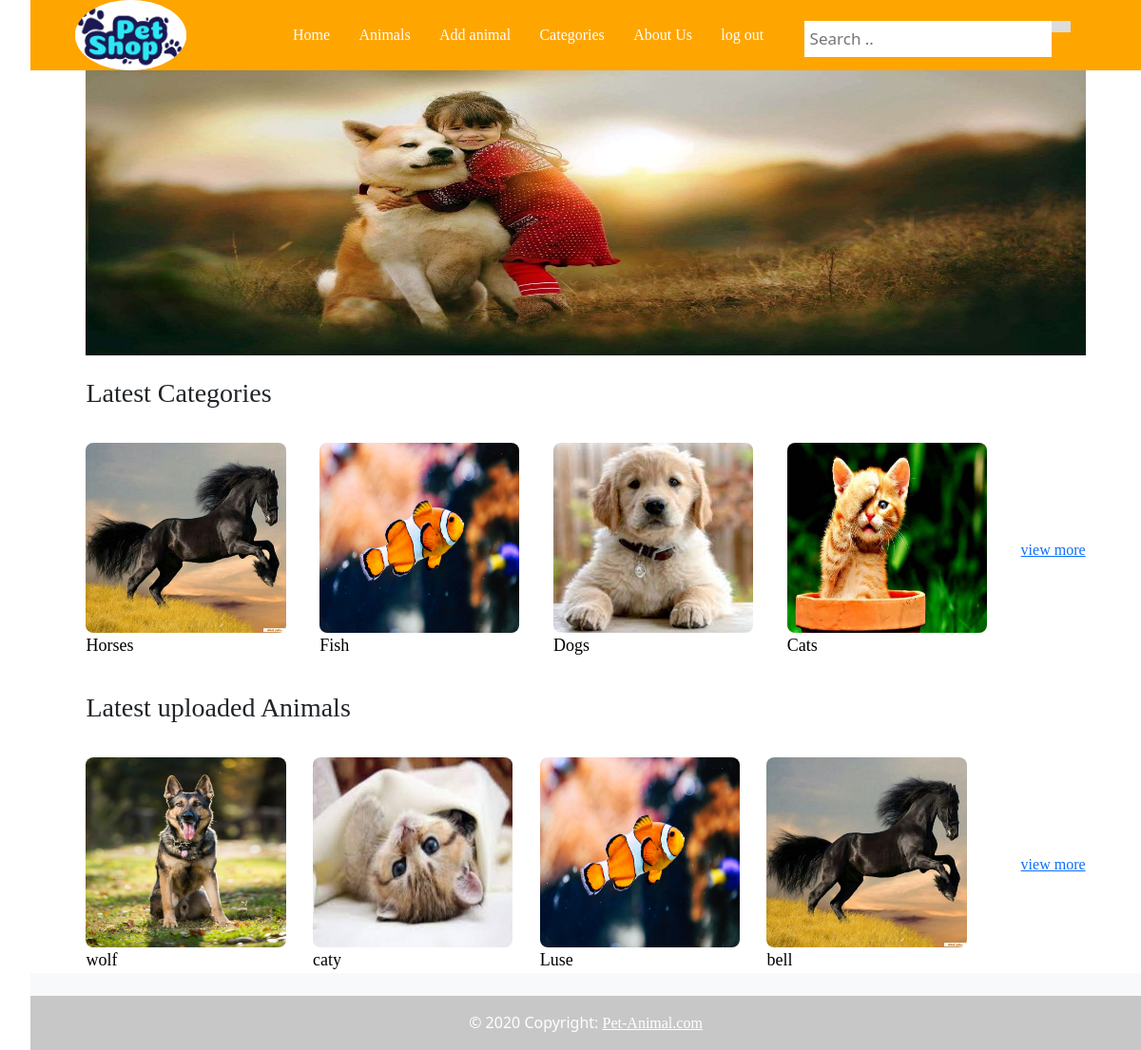
The page /mainPage (signed in) on the database as committed earlier.
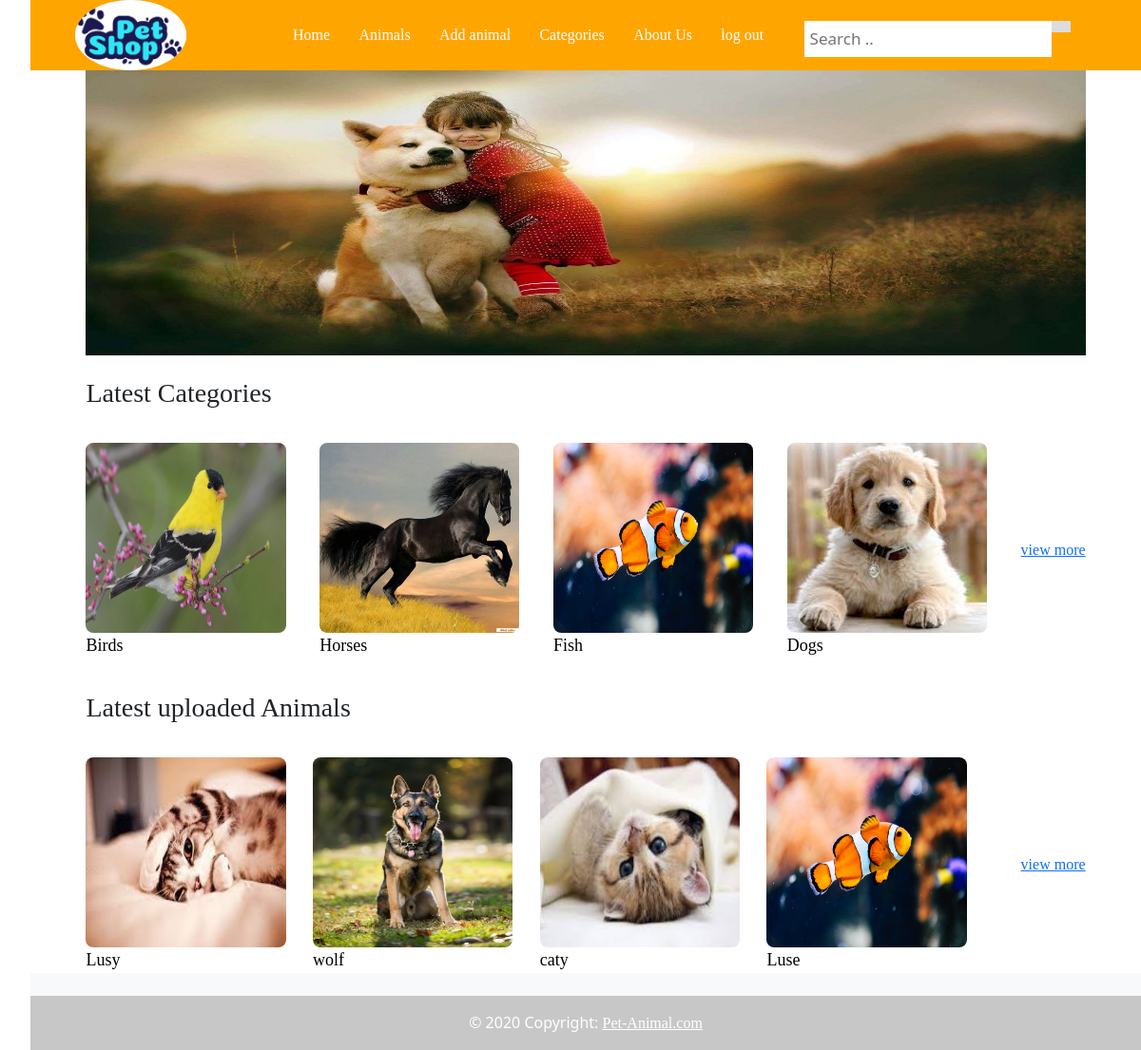
The same page on the database as committed later.
### user/models.py (models this page shows, shortened)
class Category(models.Model):
    name=models.CharField(max_length=200)
    created_at=models.DateTimeField(auto_now_add=True)
    updated_at=models.DateTimeField(auto_now=True)

class Animal(models.Model):
    animal_name=models.CharField(max_length=200)
    description=models.TextField()
    price=models.IntegerField()
    age=models.FloatField()
    image=models.ImageField(upload_to='Media', blank=True)
    isDelete=models.BooleanField()
    isAccepted=models.BooleanField()
    added_by=models.ForeignKey(User,related_name='added_animals', on_delete=models.CASCADE)
    category=models.ForeignKey(Category,related_name='animals_in_this_category', on_delete=models.CASCADE)
    created_at=models.DateTimeField(auto_now_add=True)
    updated_at=models.DateTimeField(auto_now=True)
    objects=CUserManager()

### user/views.py (the view)
# urls.py: path('mainPage',  views.openMainPage),
def openMainPage(request):
    context={
        'user': User.objects.get(id=request.session['id']),
        'admin': User.objects.get(rule_type=1),
        'lastcategories':models.getLastCategories(),
        'lastAnimals':models.getlastAnimals(),
    }
    return render (request, 'mainPage.html',context)

### user/models.py (called while the page is built)
def getLastCategories():
    last_four = Category.objects.all().order_by('-id')[:4]
    return last_four

### user/templates/mainPage.html (shortened to what this page needs)
<!DOCTYPE html>
<html lang="en">
<head>
    {% load static %}
    <link rel="stylesheet" href="{% static 'css/mainPage.css' %}">
    <link href="https://cdn.jsdelivr.net/npm/bootstrap@5.1.3/dist/css/bootstrap.min.css" rel="stylesheet">
  </head>
<body>
  <ul id="search-results">
    <header>
        <div class="image-container">
            <img src="static/image/LOGO.png"  alt="">
        </div>
        <ul class="nav" style="width: 45%;">
            <li class="nav-item">
              <a  aria-current="page" href="/mainPage">Home</a>
            </li>
            <li class="nav-item">
              <a  href="/showAllAnimals">Animals</a>
            </li>
            <li class="nav-item">
              <a href="/addAnimalPage">Add animal</a>
            </li>
            <li class="nav-item">
              <a href="/allCategories">Categories</a>
            </li>
            <li class="nav-item">
                <a href="/aboutUs">About Us</a>
              </li>
             <li class="nav-item">
              <a href="/">log out </a>
            </li>
          </ul>
        <div class="search-container">
                <div class="input-box">
                    <input type="text" id="search" placeholder="Search .. " required>
                    <button id="search1"></button>
                  </div>
          </div>
    </header>
{% if count > 0 %}
    <ul class="statuss">
        {% for animal in statuss %}
        <div class="animal">
          <a href="/showAnimalInfo/{{animal.id}}"><img src="/Media/{{animal.image}}" style="height:300px ;" alt=""></a>
            <span>{{animal.animal_name}}</span>
        </div>
        {% endfor %}
    </ul>
{% else %}
<div class="img-container">
  <img src="static/image/back2.jpg" alt="" style="height: 300px;">
</div>
<h3>Latest Categories</h3>
<section class="categories">
  {% for category in lastcategories%}
  <div class="category">
      <img src="static/image/cat{{category.id}}.jpg" style="height: 200px;" alt="">
      <span>{{category.name}}</span>
  </div>
  {%endfor%}
  <a href="/allCategories">view more</a>
</section>
<h3>Latest uploaded Animals</h3>
<section class="animals">
  {% for animal in lastAnimals%}
  <div class="animal">
    <a href="/showAnimalInfo/{{animal.id}}"><img src="/Media/{{animal.image}}" style="height:200px ;" alt=""></a>
      <span>{{animal.animal_name}}</span>
  </div>
  {%endfor%}
  <a href="/showAllAnimals">view more</a>
</section>
{% endif %}
<footer class="bg-light text-center text-white">
  <div class="container p-4 pb-0">
  </div>
  <div class="text-center p-3" style="background-color: rgba(0, 0, 0, 0.2);">
    © 2020 Copyright:
    <a class="text-white" href="https://mdbootstrap.com/">Pet-Animal.com</a>
  </div>
</footer>
  </ul>
</body>
</html>

Rows that differ between the two databases and show on the page:
no longer on this page (row unchanged): Category: shows a picture, name "Cats"
no longer on this page (row edited): Animal: image (picture), animal_name "bell"
added Category: shows a picture, name "Birds"
added Animal: image (picture), animal_name "Lusy"
